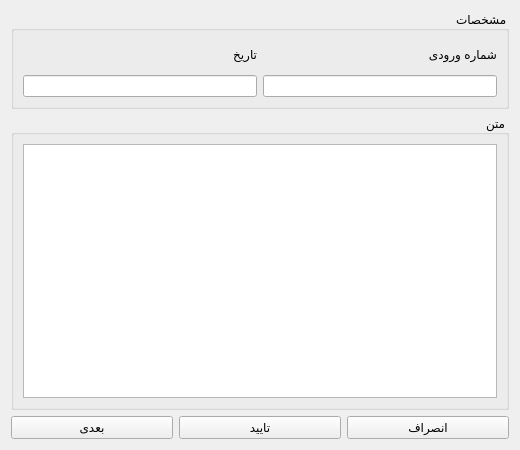
<?xml version="1.0" encoding="UTF-8"?>
<ui version="4.0">
 <class>writeform</class>
 <widget class="QWidget" name="writeform">
  <property name="geometry">
   <rect>
    <x>0</x>
    <y>0</y>
    <width>520</width>
    <height>450</height>
   </rect>
  </property>
  <property name="windowTitle">
   <string>Form</string>
  </property>
  <property name="layoutDirection">
   <enum>Qt::RightToLeft</enum>
  </property>
  <layout class="QVBoxLayout" name="verticalLayout" stretch="1,3,0">
   <item>
    <widget class="QGroupBox" name="groupBox">
     <property name="layoutDirection">
      <enum>Qt::RightToLeft</enum>
     </property>
     <property name="title">
      <string>مشخصات</string>
     </property>
     <layout class="QHBoxLayout" name="horizontalLayout">
      <item>
       <layout class="QVBoxLayout" name="verticalLayout_2">
        <item>
         <widget class="QLabel" name="label_2">
          <property name="layoutDirection">
           <enum>Qt::LeftToRight</enum>
          </property>
          <property name="text">
           <string>شماره ورودی</string>
          </property>
         </widget>
        </item>
        <item>
         <widget class="QLineEdit" name="number"/>
        </item>
       </layout>
      </item>
      <item>
       <layout class="QVBoxLayout" name="verticalLayout_3">
        <item>
         <widget class="QLabel" name="label">
          <property name="text">
           <string>تاریخ</string>
          </property>
         </widget>
        </item>
        <item>
         <widget class="QLineEdit" name="date"/>
        </item>
       </layout>
      </item>
     </layout>
    </widget>
   </item>
   <item>
    <widget class="QGroupBox" name="groupBox_2">
     <property name="title">
      <string>متن</string>
     </property>
     <layout class="QHBoxLayout" name="horizontalLayout_2">
      <item>
       <widget class="QTextEdit" name="textEdit"/>
      </item>
     </layout>
    </widget>
   </item>
   <item>
    <layout class="QHBoxLayout" name="horizontalLayout_4">
     <item>
      <widget class="QPushButton" name="cancelBut">
       <property name="text">
        <string>انصراف</string>
       </property>
      </widget>
     </item>
     <item>
      <widget class="QPushButton" name="okBut">
       <property name="text">
        <string>تایید</string>
       </property>
      </widget>
     </item>
     <item>
      <widget class="QPushButton" name="nextBut">
       <property name="text">
        <string>بعدی</string>
       </property>
      </widget>
     </item>
    </layout>
   </item>
  </layout>
 </widget>
 <resources/>
 <connections/>
</ui>
